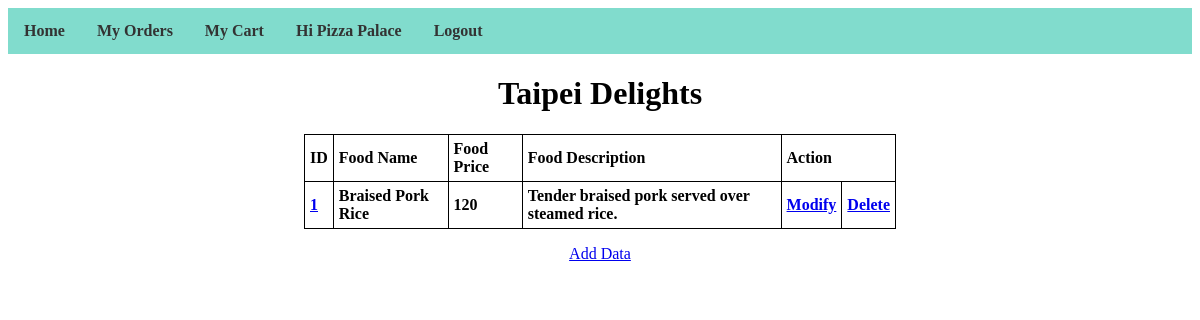
Screenshot of /menu.php?rest_id=1 (signed in) with the database file from the repository.
### tables this page shows
CREATE TABLE IF NOT EXISTS `restaurant` (
    `rest_id` INT NOT NULL AUTO_INCREMENT PRIMARY KEY,
    `rest_telp_num` VARCHAR(50),
    `rest_address` VARCHAR(50) NOT NULL,
    `rest_description` VARCHAR(255),
    `rest_open_status` VARCHAR(10) NOT NULL,
    `rest_name` VARCHAR(50) NOT NULL
);

CREATE TABLE IF NOT EXISTS `menu` (
    `menu_id` INT NOT NULL AUTO_INCREMENT PRIMARY KEY,
    `food_name` VARCHAR(50) NOT NULL,
    `food_price` INT NOT NULL,
    `food_description` VARCHAR(255)
);

### session.php (called while the page is built, shortened)
<?php
   include('config.php');
   $user_check = $_SESSION['login_user'];
   $ses_sql = mysqli_query($conn,"SELECT login_id FROM login_cred WHERE user_name = '$user_check' ");
   $row = mysqli_fetch_array($ses_sql,MYSQLI_ASSOC);
   $login_session = $row['login_id'];
?>

### menu.php (the view, shortened to what this page needs)
<?php
    include('session.php');
    include("config.php");
    $rest_id = $_GET['rest_id'];
?>
<?php include('navbar.php'); ?>
<html>
<head>
</head>
<body>
<h1 align="center"><?php $sql = "SELECT rest_name FROM restaurant WHERE rest_id = '$rest_id'";
		                $result = $conn->query($sql);
                        $row = mysqli_fetch_array($result, MYSQLI_ASSOC);
                        if ($result->num_rows > 0) {
                            echo $row["rest_name"];
                        }
                        ?></h1>
<table style="width:50%" align="center">
	<tr>
		<th>ID</th>
		<th>Food Name</th>
		<th>Food Price</th>
		<th>Food Description</th>
		<th colspan="2">Action</th>
	</tr>
	<?php
		$sql = "SELECT * FROM menu WHERE menu_id IN (SELECT menu_id FROM restaurant_menu WHERE rest_id = '$rest_id')";
		$result = $conn->query($sql);
		if ($result->num_rows > 0) {
			while ($row = mysqli_fetch_array($result, MYSQLI_ASSOC)) {
				echo "<tr>";
				echo "<td><a href='addToCartPage.php?menu_id=".$row["menu_id"]."'>".$row["menu_id"]."</a></td>";
				echo "<td>".$row["food_name"]."</td>";
				echo "<td>".$row["food_price"]."</td>";
				echo "<td>".$row["food_description"]."</td>";
				echo "<td><a href='update.php?id=".$row["rest_id"]."'>Modify</a></td>";
				echo "<td><a href='delete.php?id=".$row["rest_id"]."'>Delete</a></td>";
				echo "</tr>";
			}
		} else {
			echo "<tr><td colspan='6'>0 results</td></tr>";
		}
	?>
</table>
<p align="center"><a href="create.html">Add Data</a></p>
</body>
</html>

### navbar.php (shortened to what this page needs)
<nav>
    <ul>
        <li><a class="active" href="restaurants.php">Home</a></li>
        <li><a href="myOrders.php">My Orders</a></li>
        <li><a href="myCart.php">My Cart</a></li>
        <?php
        if(!isset($_SESSION['login_user'])){
            echo '<li><a class="active" href="login.php">Login';
        } else {
            $sql = "SELECT user_name FROM login_cred WHERE login_id = '$login_session'";
            $result = $conn->query($sql);
            if ($result->num_rows > 0) {
                $row = mysqli_fetch_array($result, MYSQLI_ASSOC);
                $user_name = $row["user_name"];
                if($user_name == NULL){
                    echo '<li><a class="active" href="login.php">Login';
                } else {
                    echo '<li><a href="userpage.php">Hi ';
                    echo $user_name;
                    echo '</a></li>';
                    echo '<li><a class="active" href="logout.php">Logout';
                }
            }
        }
        ?></a></li>
    </ul>
</nav>

### navbar.php (style rules this page uses)
nav ul { list-style-type: none; margin: 0; padding: 0; background-color: #81DCCD; overflow: hidden; }
nav li { float: left; }
nav li a { display: block; color: #333; text-align: center; padding: 14px 16px; text-decoration: none; font-family:'Lucida Sans'; font-weight: bold; }

### menu.php (style rules this page uses)
table, th, td { border: 1px solid black; border-collapse: collapse; }
th, td { padding: 5px; text-align: left; font-family:'Lucida Sans' ; font-weight: bold; }

### rows the page displays
restaurant: rest_name "Taipei Delights"
menu: menu_id "1", food_name "Braised Pork Rice", food_price "120", food_description "Tender braised pork served over steamed rice."

### other values shown
$user_name "Pizza Palace"
